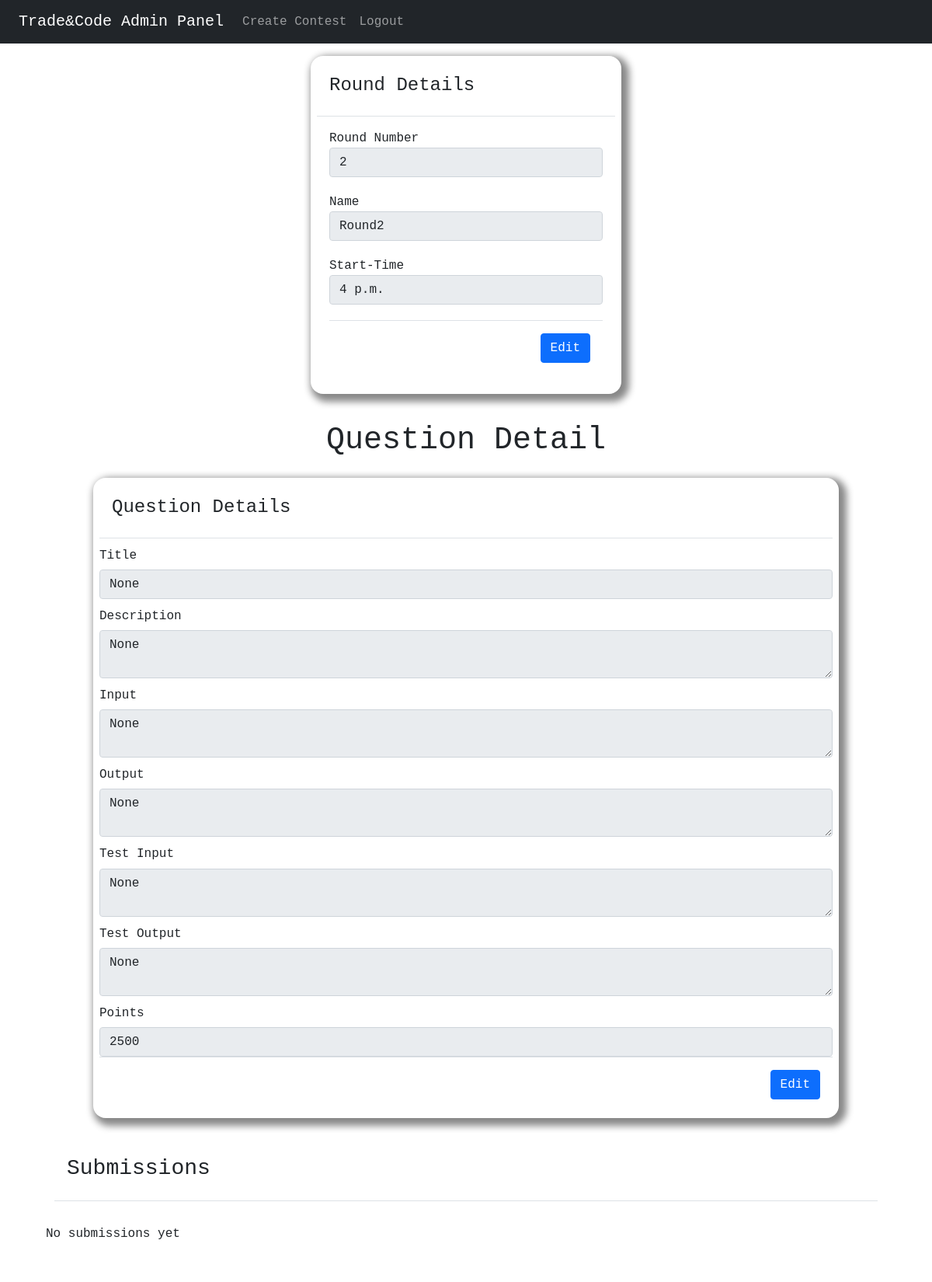
Screenshot of /adminPanel/round-details/304d7658-c9a0-44cd-b3c3-4fb4bcdac75f (signed in) with the database file from the repository.
### models/models.py (models this page shows)
class Round(models.Model):
    id = models.CharField(max_length=256, default=uuid.uuid4, primary_key=True)
    contestId = models.ForeignKey("Contest", on_delete=models.CASCADE)
    roundNumber = models.PositiveSmallIntegerField()
    roundName = models.CharField(max_length=256)
    startTime = models.TimeField(null=True, blank=True)

class Question(models.Model):
    id = models.CharField(max_length=256, default=uuid.uuid4, primary_key=True)
    roundId = models.ForeignKey("Round", on_delete=models.CASCADE)
    title = models.CharField(max_length=256, null=True, blank=True)
    description = models.TextField(max_length=5000, null=True, blank=True)
    input = models.TextField(max_length=256, null=True, blank=True)
    output = models.TextField(max_length=256, null=True, blank=True)
    test_input = models.TextField(max_length=256, null=True, blank=True)
    test_output = models.TextField(max_length=256, null=True, blank=True)
    points = models.PositiveBigIntegerField(default=2500, null=True, blank=True)

### adminpanel/views.py (the view)
# urls.py: path('round-details/<str:id>', RoundDetails.as_view(), name="round-details"),
class RoundDetails(LoginRequiredMixin, PermissionRequiredMixin, View):
    permission_required = "auth.admin"
    def get(self, request, id):
        round = Round.objects.get(id=id)
        question = Question.objects.get(roundId=id)
        submissions = Submission.objects.filter(roundId=id)
        context = {
            "round": round,
            "question": question,
            "submissions": submissions,
            "docTitle": "Round Details"
        }
        return render(request, "detail/round.html", context=context)

### templates/detail/round.html (shortened to what this page needs)
{% extends 'base/base.html' %}
{% block content %}
    <div class="container">
        <div style="font-family: monospace; padding: 1rem">
            <div style="margin: 0 auto; width: 400px; padding: .5rem;  box-shadow: 5px 5px 10px 5px #888888;border-radius: 1rem"
                 class="form">
                <div>
                    <div class="modal-header">
                        <h4>Round Details</h4>
                    </div>
                    <div class="modal-body">
                        <div>
                            <label>Round Number</label>
                            <input disabled class="form-control" value="{{ round.roundNumber }}"/>
                        </div>
                        <div style="height: 20px">
                        </div>
                        <div class="form-group">
                            <label>Name</label>
                            <input value="{{ round.roundName }}" disabled class="form-control"/>
                        </div>
                        <div style="height: 20px">
                        </div>
                        {% if round.startTime %}
                            <div class="form-group">
                                <label>Start-Time</label>
                                <input value="{{ round.startTime }}" disabled class="form-control"/>
                            </div>
                        {% endif %}
                        <div style="height: 20px">
                        </div>
                        <div class="modal-footer">
                            <a href="{% url 'update-round' round.id %}">
                                <button class="btn btn-primary">Edit</button>
                            </a>
                        </div>
                    </div>
                </div>
            </div>
        </div>
        <div style="height:20px">
        </div>
        <h1 style="font-family: monospace; text-align: center">Question Detail</h1>
        <div style="font-family: monospace; padding: 1rem">
            <div style="margin: 0 auto; width: 80vw; padding: .5rem;  box-shadow: 5px 5px 10px 5px #888888;border-radius: 1rem"
                 class="form">
                <div class="modal-header">
                    <h4>Question Details</h4>
                </div>
                <div>
                    <div style="height: 10px">
                    </div>
                    <div class="form-group">
                        <label><h6>Title</h6></label>
                        <input class="form-control" disabled value="{{ question.title }}"/>
                    </div>
                    <div style="height: 10px">
                    </div>
                    <div class="form-group">
                        <label><h6>Description</h6></label>
                        <textarea class="form-control" disabled>{{ question.description }}</textarea>
                    </div>
                    <div style="height: 10px">
                    </div>
                    <div class="form-group">
                        <label><h6>Input</h6></label>
                        <textarea class="form-control" disabled>{{ question.input }}</textarea>
                    </div>
                    <div style="height: 10px">
                    </div>
                    <div class="form-group">
                        <label><h6>Output</h6></label>
                        <textarea class="form-control" disabled>{{ question.output }}</textarea>
                    </div>
                    <div style="height: 10px">
                    </div>
                    <div class="form-group">
                        <label><h6>Test Input</h6></label>
                        <textarea class="form-control" disabled>{{ question.test_input }}</textarea>
                    </div>
                    <div style="height: 10px">
                    </div>
                    <div class="form-group">
                        <label><h6>Test Output</h6></label>
                        <textarea class="form-control" disabled>{{ question.test_output }}</textarea>
                    </div>
                    <div style="height: 10px">
                    </div>
                    <div class="form-group">
                        <label><h6>Points</h6></label>
                        <input class="form-control" disabled value="{{ question.points }}"/>
                    </div>
                </div>
                <div class="modal-footer">
                    <a href="{% url 'update-question' question.id %}">
                        <button class="btn btn-primary">Edit</button>
                    </a>
                </div>
            </div>
        </div>
        <div class="container">
            <div style="font-family: monospace; padding: 1rem">
                <div>
                    <div class="modal-header">
                        <h3>Submissions</h3>
                    </div>
                </div>
            </div>
        </div>
        <table class="table table-hover table-dark">
            <tbody>
            {% for submission in submissions %}
                <tr>
                    <td>{{ submission.teamCode.teamName }}</td>
                    <td>{{ submission.languageUsed }}</td>
                    <td>{{ submission.checkedOrNot }}</td>
                    <td>{{ submission.checkedBy.username }}</td>
                    <td>{{ submission.points }}</td>
                    <td>{{ submission.timeOfSubmission }}</td>
                    <td>
                        {% if submission.checkedOrNot is False %}
                            <a href="{% url 'check-submission' submission.id %}">
                                <button class="btn btn-primary">
                                    Check Question
                                </button>
                            </a>
                        {% else %}
                            <h6 style="text-align: center">
                                Question Already Checked
                            </h6>
                        {% endif %}
                    </td>
                </tr>
            {% empty %}
                <div class="alert"><h6>No submissions yet</h6></div>
            {% endfor %}
            </tbody>
        </table>
    </div>
{% endblock %}

### rows the page displays
Round: roundNumber "2", roundName "Round2", startTime "4 p.m."
Question: title "None", description "None", input "None", output "None", test_input "None", test_output "None", points "2500"
